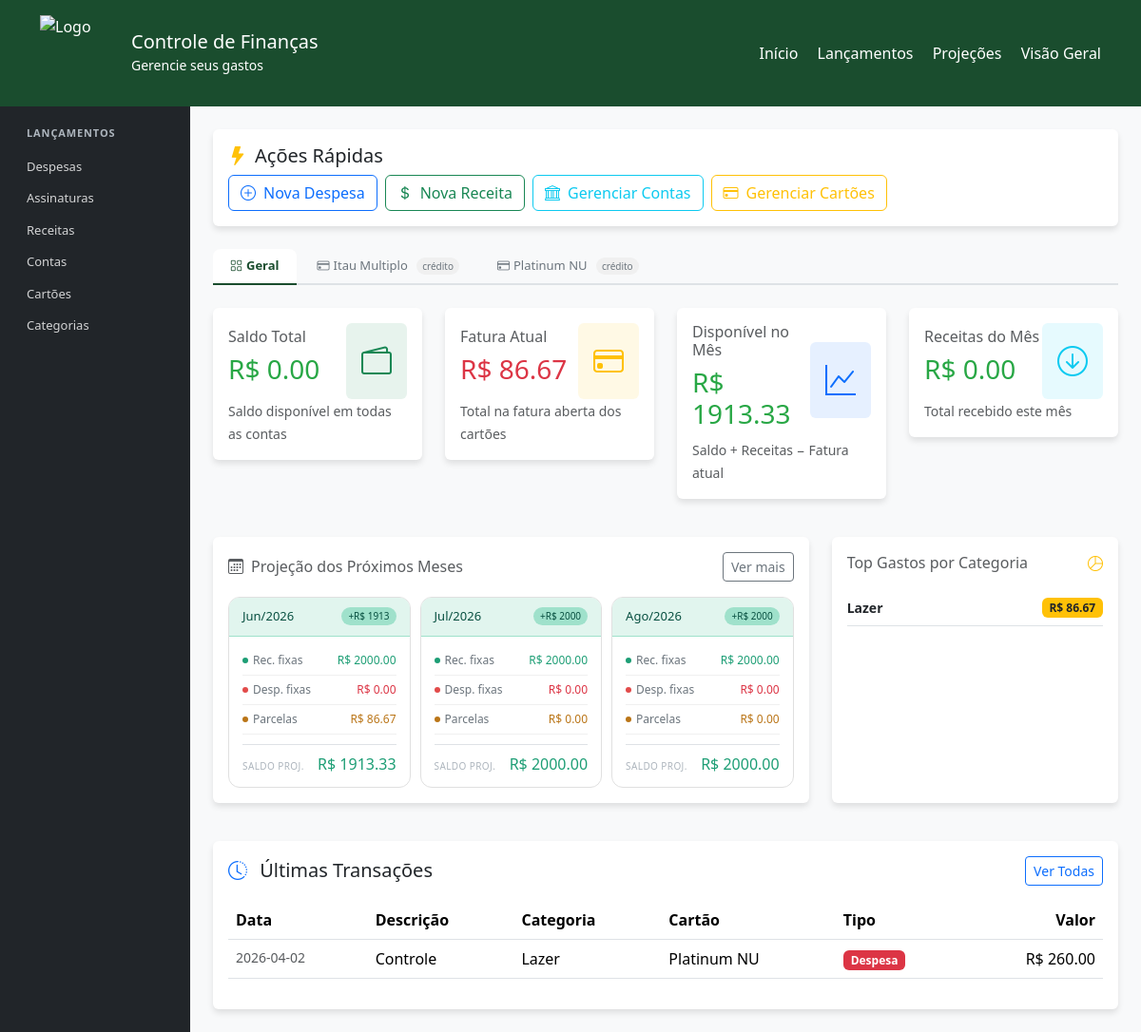
Before: / with the older database file.
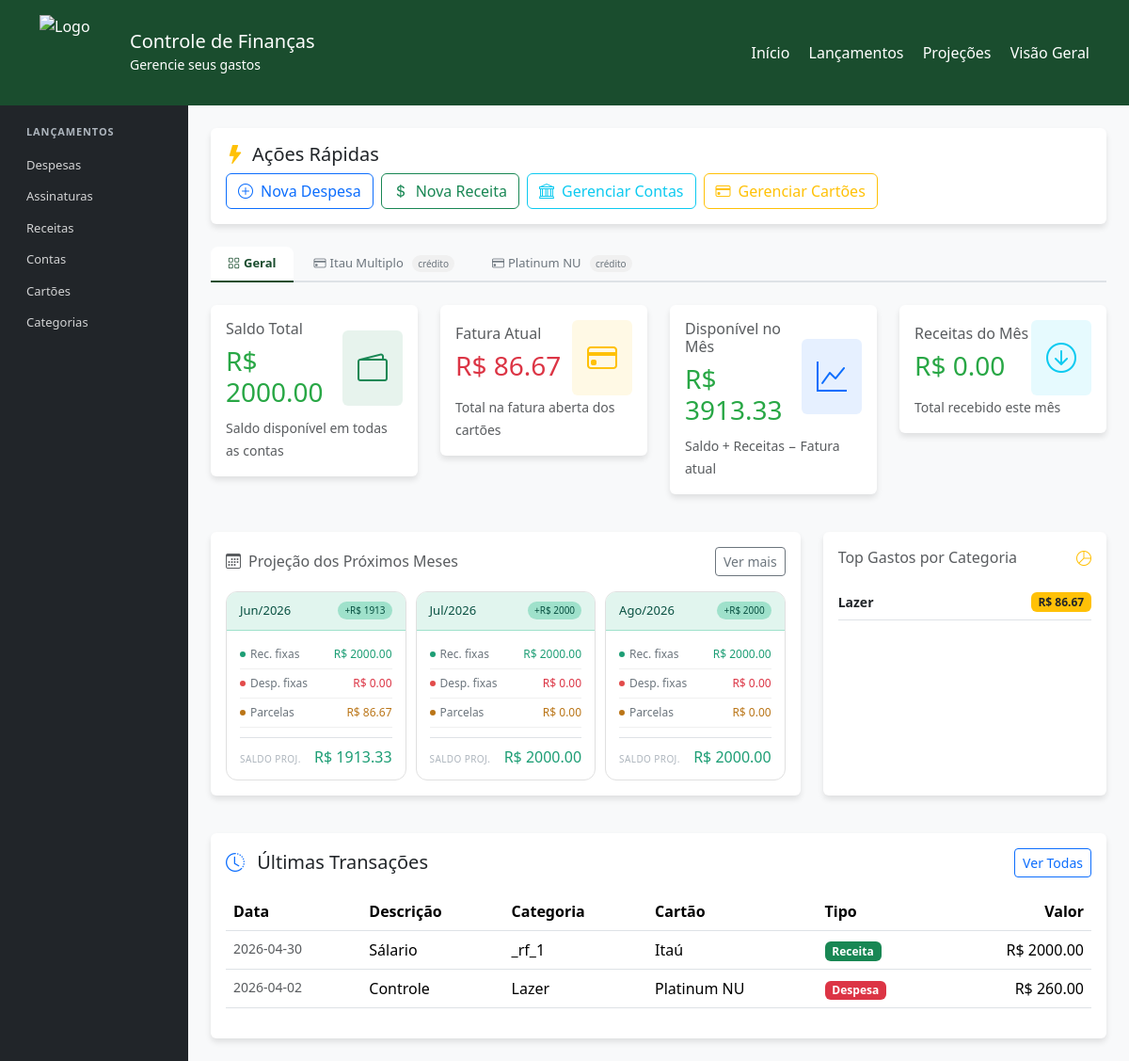
After: the same page with the newer database file.
### tables this page shows
CREATE TABLE cartoes (
            id               INTEGER PRIMARY KEY AUTOINCREMENT,
            nome             TEXT  UNIQUE NOT NULL,
            conta            INTEGER NOT NULL REFERENCES contas(id),
            tipo_pagamento   TEXT  CHECK(tipo_pagamento IN ('credito','debito','multiplo')),
            data_vencimento  INTEGER,
            dias_fechamento  INTEGER,
            limite           REAL  DEFAULT 0
        );

CREATE TABLE transacoes (
            id               INTEGER PRIMARY KEY AUTOINCREMENT,
            tipo             TEXT    NOT NULL CHECK(tipo IN ('despesa','receita')),
            descricao        TEXT    NOT NULL,
            valor            REAL    NOT NULL,
            categoria        TEXT,
            id_cartao        INTEGER REFERENCES cartoes(id),
            id_conta         INTEGER REFERENCES contas(id),
            tipo_receita     TEXT    CHECK(tipo_receita  IN ('avulsa','fixa'))     DEFAULT 'avulsa',
            tipo_cobranca    TEXT    CHECK(tipo_cobranca IN ('avulsa','fixa'))     DEFAULT 'avulsa',
            dia_vencimento   INTEGER,
            tipo_compra      TEXT    CHECK(tipo_compra   IN ('credito','debito'))  DEFAULT 'credito',
            pagamento        TEXT    CHECK(pagamento     IN ('avista','parcelado')) DEFAULT 'avista',
            parcelas         INTEGER DEFAULT NULL,
            data_lancamento  DATE    NOT NULL DEFAULT (DATE('now'))
        );

CREATE TABLE contas (
            id    INTEGER PRIMARY KEY AUTOINCREMENT,
            nome  TEXT  UNIQUE NOT NULL,
            saldo REAL  DEFAULT 0
        );

### app.py (the view)
@app.route('/')
def index():
    with get_db() as conn:
        c = conn.cursor()
        c.execute("""
            SELECT t.id, t.descricao, t.tipo, t.valor, t.categoria,
                   co.nome AS conta_nome, ca.nome AS cartao_nome, t.data_lancamento,
                   t.parcelas
            FROM transacoes t
            LEFT JOIN contas  co ON t.id_conta  = co.id
            LEFT JOIN cartoes ca ON t.id_cartao = ca.id
            ORDER BY t.data_lancamento DESC, t.id DESC LIMIT 10
        """)
        transacoes = [dict(r) for r in c.fetchall()]
        c.execute("SELECT COALESCE(SUM(saldo), 0) FROM contas")
        saldo_total = round(c.fetchone()[0], 2)
        hoje = date.today()
        c.execute("""
            SELECT COALESCE(SUM(valor), 0) FROM transacoes
            WHERE tipo='receita' AND strftime('%Y-%m', data_lancamento)=?
              AND (categoria IS NULL OR categoria NOT LIKE '_rf_%')
        """, (hoje.strftime('%Y-%m'),))
        receitas_mes = round(c.fetchone()[0], 2)
        gastos_por_categoria = gastos_categoria_mes(hoje.year, hoje.month, conn, limit=5)
    fatura_atual   = total_fatura_atual()
    rec_pendentes  = receitas_fixas_pendentes_mes()
    desp_pendentes = despesas_fixas_pendentes_mes()
    disponivel_mes = round(saldo_total + rec_pendentes - fatura_atual - desp_pendentes, 2)
    with get_db() as conn:
        c = conn.cursor()
        c.execute("""
            SELECT id, nome FROM cartoes
            WHERE tipo_pagamento IN ('credito','multiplo')
            ORDER BY nome
        """)
        cartoes_credito = [{'id': r[0], 'nome': r[1]} for r in c.fetchall()]
    return render_template('index.html',
        transacoes=transacoes,
        saldo_total=saldo_total,
        receitas_mes=receitas_mes,
        gasto_credito=fatura_atual,
        disponivel_mes=disponivel_mes,
        proximas_faturas=projecao_mensal(3),
        gastos_por_categoria=gastos_por_categoria,
        cartoes_credito=cartoes_credito,
    )

### app.py (called while the page is built)
def get_db():
    conn = sqlite3.connect(DB, check_same_thread=False)
    conn.row_factory = sqlite3.Row
    return conn

def eh_dia_util(d: date) -> bool:
    return d.weekday() < 5 and (d.month, d.day) not in FERIADOS_FIXOS_BR

def ultimo_dia_util(ano: int, mes: int) -> date:
    d = date(ano, mes, calendar.monthrange(ano, mes)[1])
    while not eh_dia_util(d): d -= timedelta(days=1)
    return d

def data_ocorrencia(ano: int, mes: int, dia_mes: int, modo_dia: str) -> date:
    if modo_dia == 'primeiro_util': return primeiro_dia_util(ano, mes)
    if modo_dia == 'ultimo_util':   return ultimo_dia_util(ano, mes)
    return date(ano, mes, min(dia_mes, calendar.monthrange(ano, mes)[1]))

### templates/index.html (shortened to what the changed rows need)
<!DOCTYPE html>
<html lang="pt-br">
<head>
    <link href="https://cdn.jsdelivr.net/npm/bootstrap@5.3.3/dist/css/bootstrap.min.css" rel="stylesheet">
    <link rel="stylesheet" href="https://cdn.jsdelivr.net/npm/bootstrap-icons@1.11.1/font/bootstrap-icons.css">
</head>
<body class="bg-light">
<header class="text-white py-3" style="background-color:#1A4D2E;">
    <div class="container d-flex align-items-center justify-content-between">
        <div class="d-flex align-items-center">
            <div>
                <h1 class="h5 mb-0">Controle de Finanças</h1>
            </div>
        </div>
    </div>
</header>
<div class="page-wrapper">
    <div class="sidebar-content">
        <nav class="d-flex nav-tabs-cartao flex-wrap" id="abaCartoes">
            <a class="nav-link active" data-cartao="geral" href="#">
                <i class="bi bi-grid me-1"></i>Geral
            </a>
            {% for c in cartoes_credito %}
            <a class="nav-link" data-cartao="{{ c.id }}" href="#">
                <i class="bi bi-credit-card me-1"></i>{{ c.nome }}
                <span class="badge-cartao">crédito</span>
            </a>
            {% endfor %}
        </nav>
        <div class="tab-content-area">
            <div class="row mb-4" id="cardsResumo">
                <div class="col-md-3 mb-3">
                    <div class="card card-dashboard border-success">
                        <div class="card-body">
                            <div class="d-flex justify-content-between align-items-center">
                                <div>
                                    <h6 class="card-title text-muted" id="labelCard1">Saldo Total</h6>
                                    <h3 class="positive" id="valorCard1">R$ {{ "%.2f"|format(saldo_total) }}</h3>
                                </div>
                            </div>
                        </div>
                    </div>
                </div>
                <div class="col-md-3 mb-3">
                    <div class="card card-dashboard border-primary" id="card3">
                        <div class="card-body">
                            <div class="d-flex justify-content-between align-items-center">
                                <div>
                                    <h6 class="card-title text-muted" id="labelCard3">Disponível no Mês</h6>
                                    <h3 id="valorCard3" class="{% if disponivel_mes >= 0 %}positive{% else %}negative{% endif %}">
                                        R$ {{ "%.2f"|format(disponivel_mes) }}
                                    </h3>
                                </div>
                            </div>
                        </div>
                    </div>
                </div>
            </div>
            <div class="row mb-4">
                <div class="col-md-8 mb-3" id="colProjecao">
                    <div class="card card-dashboard h-100">
                        <div class="card-body">
                            <div id="projecaoGeral">
                                {% if proximas_faturas %}
                                <div style="display:flex;gap:10px;flex-wrap:wrap;">
                                    {% for p in proximas_faturas %}
                                    {% if p.saldo >= 500 %}
                                        {% set bg_h="#E1F5EE" %} {% set bd_h="#9FE1CB" %} {% set tx_h="#085041" %} {% set pill_bg="#9FE1CB" %} {% set cor_saldo="#1D9E75" %}
                                    {% elif p.saldo >= 0 %}
                                        {% set bg_h="#FAEEDA" %} {% set bd_h="#FAC775" %} {% set tx_h="#633806" %} {% set pill_bg="#FAC775" %} {% set cor_saldo="#BA7517" %}
                                    {% else %}
                                        {% set bg_h="#FCEBEB" %} {% set bd_h="#F7C1C1" %} {% set tx_h="#501313" %} {% set pill_bg="#F7C1C1" %} {% set cor_saldo="#A32D2D" %}
                                    {% endif %}
                                    <div class="proj-card">
                                        <div class="proj-header" style="background:{{ bg_h }};border-bottom:1px solid {{ bd_h }};">
                                            <span style="font-weight:500;font-size:13px;color:{{ tx_h }};">{{ p.mes_ano }}</span>
                                            <span class="proj-pill" style="background:{{ pill_bg }};color:{{ tx_h }};">{% if p.saldo >= 0 %}+{% endif %}R$ {{ "%.0f"|format(p.saldo) }}</span>
                                        </div>
                                        <div class="proj-body">
                                            <div class="proj-row">
                                                <span class="proj-label"><span class="proj-dot" style="background:#1D9E75;"></span>Rec. fixas</span>
                                                <span style="font-weight:500;color:#1D9E75;">R$ {{ "%.2f"|format(p.receitas) }}</span>
                                            </div>
                                            <div class="proj-row">
                                                <span class="proj-label"><span class="proj-dot" style="background:#E24B4A;"></span>Desp. fixas</span>
                                                <span style="font-weight:500;color:#dc3545;">R$ {{ "%.2f"|format(p.despesas_fixas) }}</span>
                                            </div>
                                            <div class="proj-row">
                                                <span class="proj-label"><span class="proj-dot" style="background:#BA7517;"></span>Parcelas</span>
                                                <span style="font-weight:500;color:#BA7517;">R$ {{ "%.2f"|format(p.despesas_parceladas) }}</span>
                                            </div>
                                            <div class="proj-saldo">
                                                <span class="proj-saldo-label">Saldo proj.</span>
                                                <span class="proj-saldo-val" style="color:{{ cor_saldo }};">{% if p.saldo < 0 %}−{% endif %}R$ {{ "%.2f"|format(p.saldo|abs) }}</span>
                                            </div>
                                        </div>
                                    </div>
                                    {% endfor %}
                                </div>
                                {% else %}
                                <p class="text-muted text-center mb-0">Adicione receitas ou despesas fixas para ver projeções.</p>
                                {% endif %}
                            </div>
                        </div>
                    </div>
                </div>
                <div class="col-md-4 mb-3">
                    <div class="card card-dashboard border-warning h-100">
                        <div class="card-body">
                            <div id="listaCategorias">
                                {% if gastos_por_categoria %}
                                    {% for cat in gastos_por_categoria %}
                                    <div class="d-flex justify-content-between align-items-center py-2 border-bottom">
                                        <small class="fw-bold">{{ cat.nome }}</small>
                                        <span class="badge bg-warning text-dark">R$ {{ "%.2f"|format(cat.total) }}</span>
                                    </div>
                                    {% endfor %}
                                {% else %}
                                    <p class="text-muted text-center mb-0">Nenhum gasto este mês</p>
                                {% endif %}
                            </div>
                        </div>
                    </div>
                </div>
            </div>
            <div class="row">
                <div class="col-12">
                    <div class="card card-dashboard">
                        <div class="card-body">
                            <div class="table-responsive">
                                <table class="table table-hover" id="tabelaTransacoes">
                                    <thead>
                                        <tr>
                                            <th>Data</th>
                                            <th>Descrição</th>
                                            <th>Categoria</th>
                                            <th>Cartão</th>
                                            <th>Tipo</th>
                                            <th class="text-end">Valor</th>
                                        </tr>
                                    </thead>
                                    <tbody id="corpoTransacoes">
                                        {% for t in transacoes %}
                                        <tr>
                                            <td class="text-muted small">{{ t.data_lancamento }}</td>
                                            <td>{{ t.descricao }}</td>
                                            <td>{{ t.categoria or '-' }}</td>
                                            <td>{{ t.cartao_nome or t.conta_nome or '-' }}</td>
                                            <td>
                                                {% if t.tipo == 'receita' %}
                                                    <span class="badge bg-success">Receita</span>
                                                {% else %}
                                                    <span class="badge bg-danger">Despesa</span>
                                                {% endif %}
                                            </td>
                                            <td class="text-end {% if t.tipo == 'receita' %}positive{% else %}negative{% endif %}">
                                                R$ {{ "%.2f"|format(t.valor) }}
                                            </td>
                                        </tr>
                                        {% else %}
                                        <tr><td colspan="6" class="text-center text-muted">Nenhuma transação encontrada</td></tr>
                                        {% endfor %}
                                    </tbody>
                                </table>
                            </div>
                        </div>
                    </div>
                </div>
            </div>
        </div>
    </div>
</div>
</body>
</html>

Changed rows visible on the page:
added transacoes: data_lancamento "2026-04-30", descricao "Sálario", categoria "_rf_1", nome "Itaú", tipo "Receita", valor "2000.00"
Other visible differences:
{{ "%.2f"|format(saldo_total) }}: "0.00" → "2000.00"
{{ "%.2f"|format(disponivel_mes) }}: "1913.33" → "3913.33"
